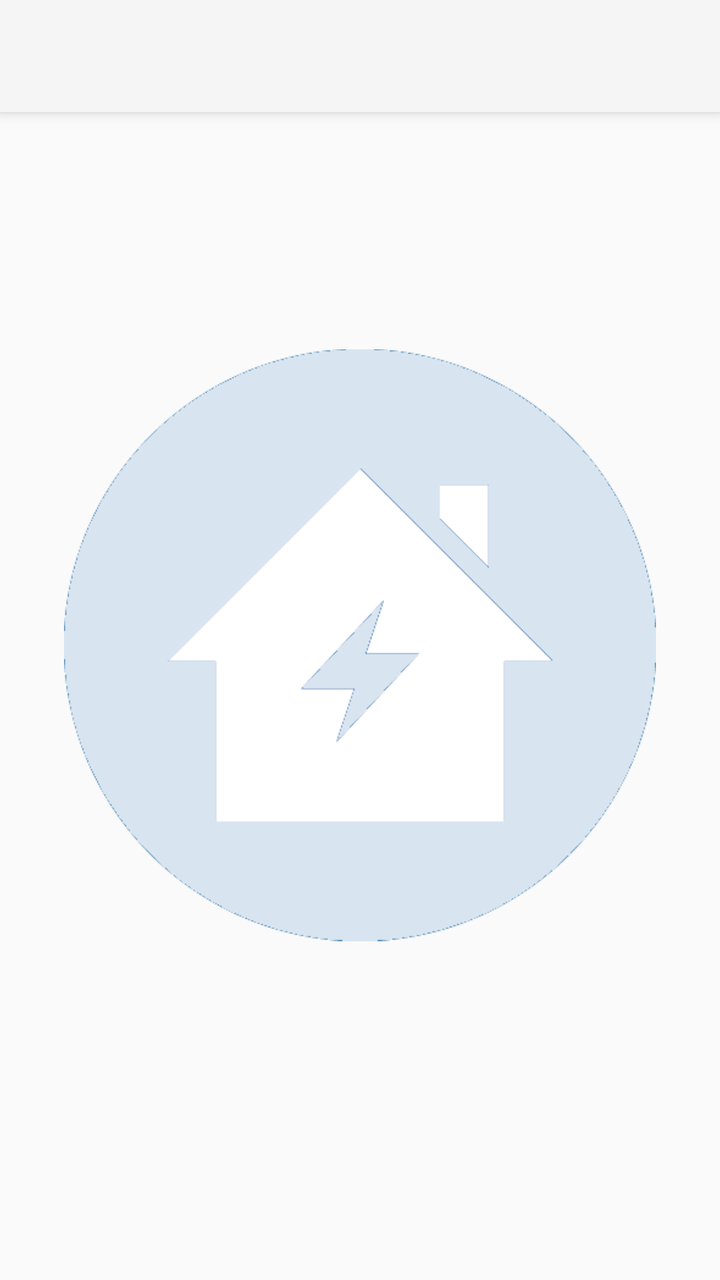
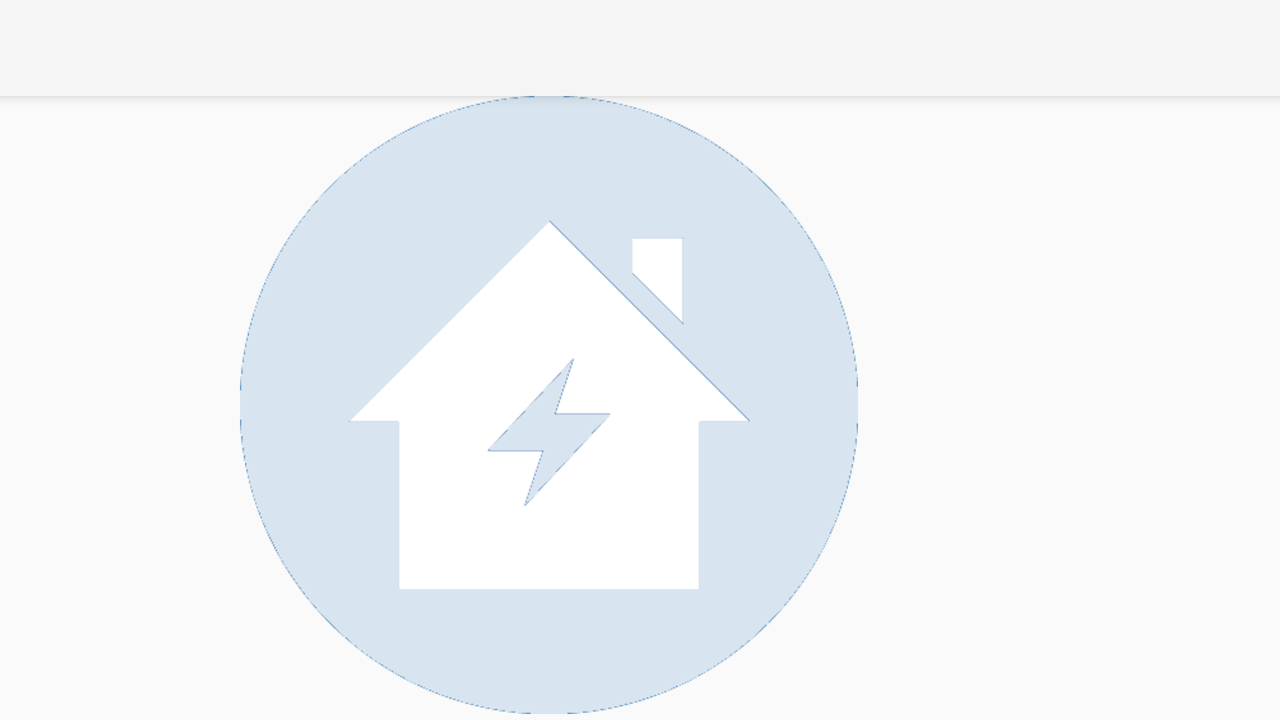

One screen, two layout resources from the same app: the default and the repository's alternative for another configuration. Each is rendered where Android would select it; the XML of both is given below.
<!-- AndroidManifest.xml: application theme Theme.AppCompat.Light.NoActionBar -->
<!-- res/layout/notifications_configuration.xml -->
<?xml version="1.0" encoding="utf-8"?>

<android.support.constraint.ConstraintLayout
    xmlns:android="http://schemas.android.com/apk/res/android"
    xmlns:app="http://schemas.android.com/apk/res-auto"
    xmlns:tools="http://schemas.android.com/tools"
    android:layout_width="match_parent"
    android:layout_height="match_parent">

    <android.support.v7.widget.Toolbar
        android:id="@+id/DeviceToolbar"
        android:layout_width="match_parent"
        android:layout_height="?attr/actionBarSize"
        android:background="?attr/colorPrimary"
        android:elevation="4dp"
        android:theme="@style/ThemeOverlay.AppCompat.ActionBar"
        app:popupTheme="@style/ThemeOverlay.AppCompat.Light" />

    <FrameLayout
        android:layout_width="match_parent"
        android:layout_height="455dp"
        android:layout_marginBottom="3dp"
        android:layout_marginEnd="32dp"
        android:layout_marginStart="32dp"
        android:layout_marginTop="8dp"
        app:layout_constraintBottom_toBottomOf="parent"
        app:layout_constraintEnd_toEndOf="parent"
        app:layout_constraintStart_toStartOf="parent"
        app:layout_constraintTop_toTopOf="parent">

        <ImageView
            android:id="@+id/imageView"
            android:layout_width="wrap_content"
            android:layout_height="wrap_content"
            app:srcCompat="@drawable/smart_house_logo_transparent" />
    </FrameLayout>

    <LinearLayout
        android:id = "@+id/linearLayoutNotifications"
        android:layout_width="344dp"
        android:layout_height="454dp"
        android:layout_marginBottom="8dp"
        android:layout_marginEnd="8dp"
        android:layout_marginStart="8dp"
        android:layout_marginTop="8dp"
        android:orientation="vertical"
        app:layout_constraintBottom_toBottomOf="parent"
        app:layout_constraintEnd_toStartOf="parent"
        app:layout_constraintStart_toEndOf="parent"
        app:layout_constraintTop_toTopOf="parent"
        app:layout_constraintVertical_bias="0.494">


        <ListView
            android:id="@+id/ListView"
            android:layout_width="match_parent"
            android:layout_height="match_parent"
            ></ListView>
    </LinearLayout>

</android.support.constraint.ConstraintLayout>
<!-- resources referenced by this layout -->
<resources>
  <!-- drawable smart_house_logo_transparent: png bitmap (drawable, 6452 bytes) -->
</resources>
<!-- res/layout-land/notifications_configuration.xml (the repository's variant of the layout above) -->
<!-- drawn on the phone turned sideways -->
<?xml version="1.0" encoding="utf-8"?>
<android.support.constraint.ConstraintLayout
    xmlns:android="http://schemas.android.com/apk/res/android"
    xmlns:app="http://schemas.android.com/apk/res-auto"
    xmlns:tools="http://schemas.android.com/tools"
    android:layout_width="match_parent"
    android:layout_height="match_parent">

    <android.support.v7.widget.Toolbar
        android:id="@+id/DeviceToolbar"
        android:layout_width="match_parent"
        android:layout_height="?attr/actionBarSize"
        android:background="?attr/colorPrimary"
        android:elevation="4dp"
        android:theme="@style/ThemeOverlay.AppCompat.ActionBar"
        app:titleTextAppearance="@style/yourstyle"
        app:layout_constraintTop_toTopOf="parent"
        app:popupTheme="@style/ThemeOverlay.AppCompat.Light" />

    <FrameLayout
        android:layout_width="match_parent"
        android:layout_height="0dp"
        android:layout_marginBottom="3dp"
        android:layout_marginEnd="32dp"
        android:layout_marginStart="32dp"
        app:layout_constraintBottom_toBottomOf="parent"
        app:layout_constraintEnd_toEndOf="parent"
        app:layout_constraintStart_toStartOf="parent"
        app:layout_constraintTop_toBottomOf="@+id/DeviceToolbar">

        <ImageView
            android:id="@+id/imageView"
            android:layout_width="wrap_content"
            android:layout_height="wrap_content"
            app:srcCompat="@drawable/smart_house_logo_transparent" />
    </FrameLayout>

    <LinearLayout
        android:id="@+id/linearLayoutNotifications"
        android:layout_width="wrap_content"
        android:layout_height="0dp"
        android:layout_marginEnd="8dp"
        android:layout_marginStart="8dp"
        android:orientation="vertical"
        app:layout_constraintBottom_toBottomOf="parent"
        app:layout_constraintEnd_toStartOf="parent"
        app:layout_constraintStart_toEndOf="parent"
        app:layout_constraintTop_toBottomOf="@+id/DeviceToolbar">


        <ListView
            android:id="@+id/ListView"
            android:layout_width="match_parent"
            android:layout_height="match_parent"></ListView>
    </LinearLayout>

</android.support.constraint.ConstraintLayout>
<!-- resources referenced by the variant -->
<!-- as the phone turned sideways resolves them -->
<resources>
  <!-- drawable smart_house_logo_transparent: png bitmap (drawable, 6452 bytes) -->
  <style name="yourstyle" parent="@style/Base.TextAppearance.AppCompat.Title">
          <item name="android:textSize">20sp</item>
      </style>
</resources>
